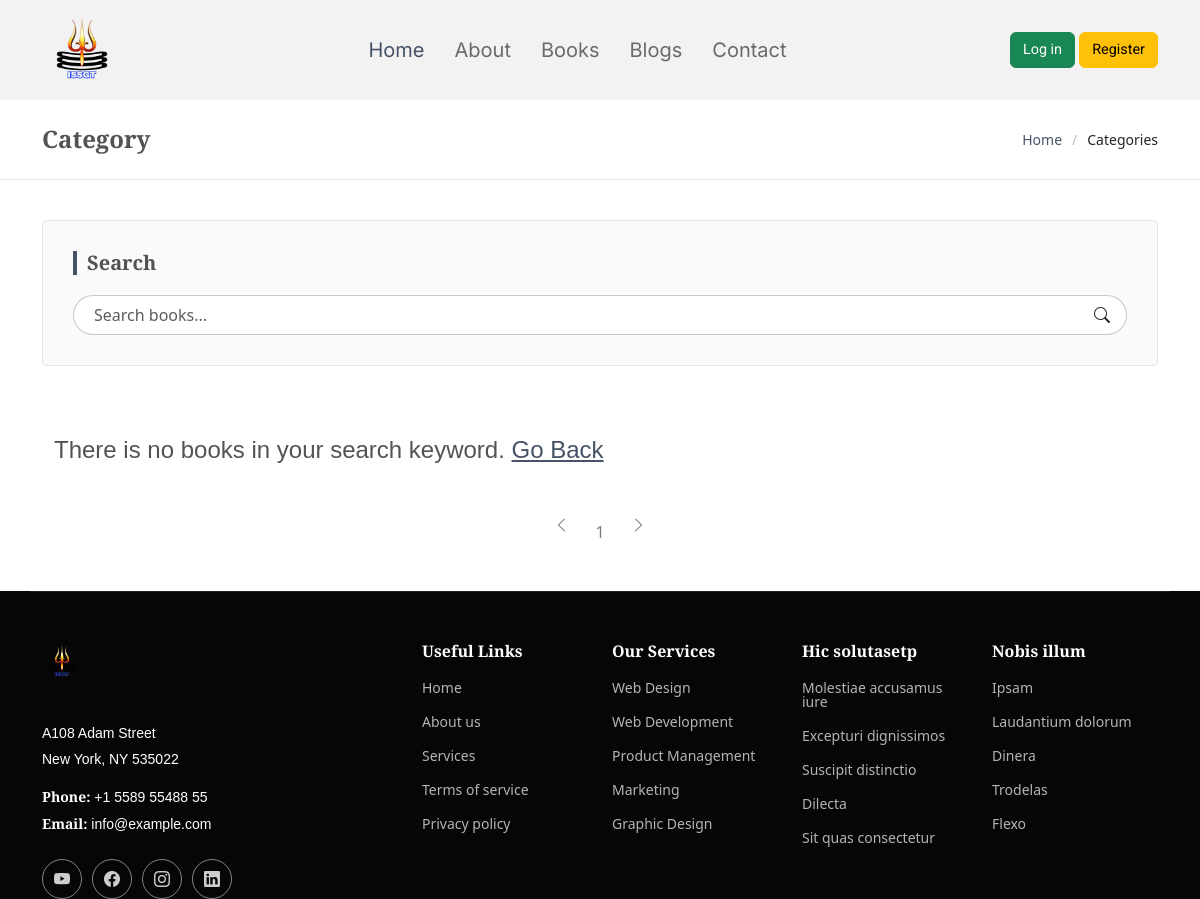
/books/books/, run on an earlier commit of the app's database.
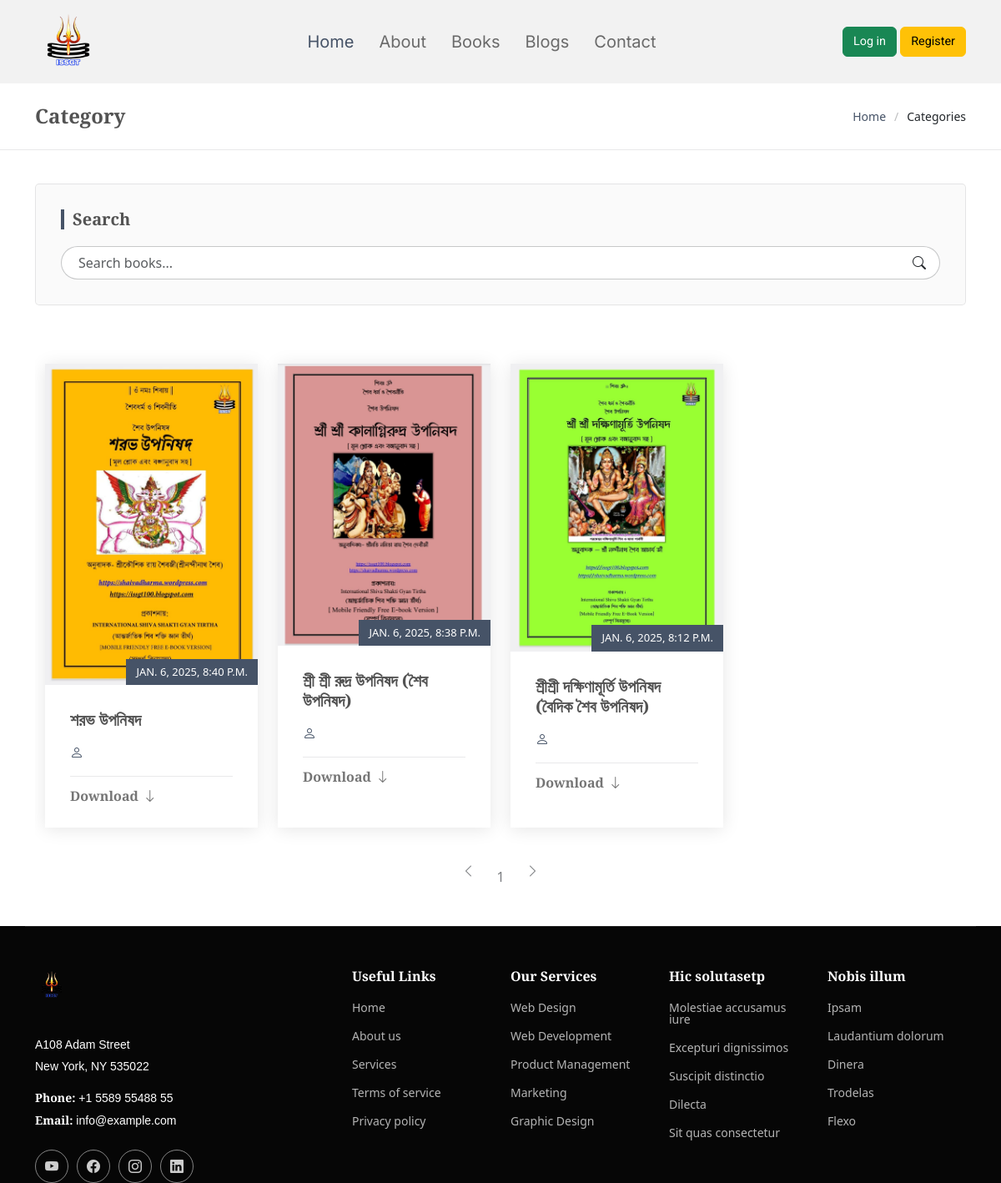
And on a later commit of the database.
### books/models.py (models this page shows, shortened)
class Books(models.Model):
    book_name = models.CharField(max_length=100)
    book_author = models.CharField(max_length=100)
    pdf = models.FileField(upload_to='pdf/books',blank=True, null=True)
    book_image = models.ImageField(upload_to='photos/books', blank=True, null=True)
    uploaded_at = models.DateTimeField(auto_now_add=True)
    class Meta:
        verbose_name = 'Books'
        verbose_name_plural = 'Books'

### books/views.py (the view)
# urls.py: path('books/', views.books, name='books'),
def books(request):
    keyword = request.GET.get('keyword', '').strip()
    if keyword:
        book_list = Books.objects.filter(
            Q(book_name__icontains=keyword) |
            Q(book_author__icontains=keyword)
        ).order_by('-uploaded_at')
    else:
        book_list = Books.objects.all().order_by('-uploaded_at')
    paginator = Paginator(book_list, 5)
    page_number = request.GET.get('page')
    book_page_obj = paginator.get_page(page_number)
    context = {
        'book_page_obj': book_page_obj,
        'keyword': keyword,
    }
    return render(request, 'books/books.html', context)

### templates/books/books.html (shortened to what this page needs)
{% extends "base.html" %}
{% load static %}
{% block content %}
{% include "partials/_navbar.html" %}
<main class="main">
    <div class="page-title position-relative">
      <div class="container d-lg-flex justify-content-between align-items-center">
        <h1 class="mb-2 mb-lg-0">Category</h1>
        <nav class="breadcrumbs">
          <ol>
            <li><a href="index.html">Home</a></li>
            <li class="current">Categories</li>
          </ol>
        </nav>
      </div>
    </div>
    <div class="container">
      <div class="widgets-container">
            <div class="search-widget widget-item">
              <h3 class="widget-title">Search</h3>
              <form action="{% url 'books' %}" method="get">
                <input type="text" name="keyword" placeholder="Search books..." value="{{ keyword }}" class="form-control">
                <button type="submit" title="Search"><i class="bi bi-search"></i></button>
              </form>
            </div>
      </div>
      <div class="row">
        <div class="col-lg-12">
          <section id="blog-posts" class="blog-posts section">
            <div class="container">
              <div class="row gy-4">
                {% if book_page_obj%}
                {% for book in book_page_obj %}
                <div class="col-lg-3">
                    <article class="position-relative h-100">
                        <div class="post-img position-relative overflow-hidden">
                            <img src="{{ book.book_image.url }}" class="img-fluid" alt="">
                            <span class="post-date">{{ book.uploaded_at }}</span>
                        </div>
                        <div class="post-content d-flex flex-column">
                            <h3 class="post-title">{{ book.book_name }}</h3>
                            <div class="meta d-flex align-items-center">
                                <div class="d-flex align-items-center">
                                    <i class="bi bi-person"></i>
                                </div>
                            </div>
                            <hr>
                            <a href="{{ book.pdf.url }}" class="readmore stretched-link" Download>
                                <span>Download</span><i class="bi bi-arrow-down"></i>
                            </a>
                        </div>
                    </article>
                </div>
                {% endfor %}
                {% else %}
                <h4>There is no books in your search keyword. <a style="text-decoration: underline" href="{% url "books" %}">Go Back</a></h4>
                {% endif %}
              </div>
            </div>
          </section>
          <section id="blog-pagination" class="blog-pagination section">
            <div class="d-flex justify-content-center">
              <ul class="pagination">
                {% if book_page_obj.has_previous %}
                  <li><a href="?page={{ book_page_obj.previous_page_number }}"><i class="bi bi-chevron-left"></i></a></li>
                {% else %}
                  <li class="disabled"><i class="bi bi-chevron-left"></i></li>
                {% endif %}
                {% for page_num in book_page_obj.paginator.page_range %}
                  {% if book_page_obj.number == page_num %}
                    <li class="active"><a href="?page={{ page_num }}">{{ page_num }}</a></li>
                  {% else %}
                    <li><a href="?page={{ page_num }}">{{ page_num }}</a></li>
                  {% endif %}
                {% endfor %}
                {% if book_page_obj.has_next %}
                  <li><a href="?page={{ book_page_obj.next_page_number }}"><i class="bi bi-chevron-right"></i></a></li>
                {% else %}
                  <li class="disabled"><i class="bi bi-chevron-right"></i></li>
                {% endif %}
              </ul>
            </div>
          </section>
        </div>
      </div>
    </div>
  </main>
{% include "partials/_footer.html" %}
{% endblock content %}

What changed in the data, as far as the page shows it:
added Books: book_image (picture), uploaded_at "JAN. 6, 2025, 8:40 P.M.", book_name "শরভ উপনিষদ"
added Books: book_image (picture), uploaded_at "JAN. 6, 2025, 8:38 P.M.", book_name "শ্রী শ্রী রুদ্র উপনিষদ (শৈব উপনিষদ)"
added Books: book_image (picture), uploaded_at "JAN. 6, 2025, 8:12 P.M.", book_name "শ্রীশ্রী দক্ষিণামূর্তি উপনিষদ (বৈদিক শৈব উপনিষদ)"
Also different on the page:
text no longer shown: "There is no books in your search keyword. Go Back"
